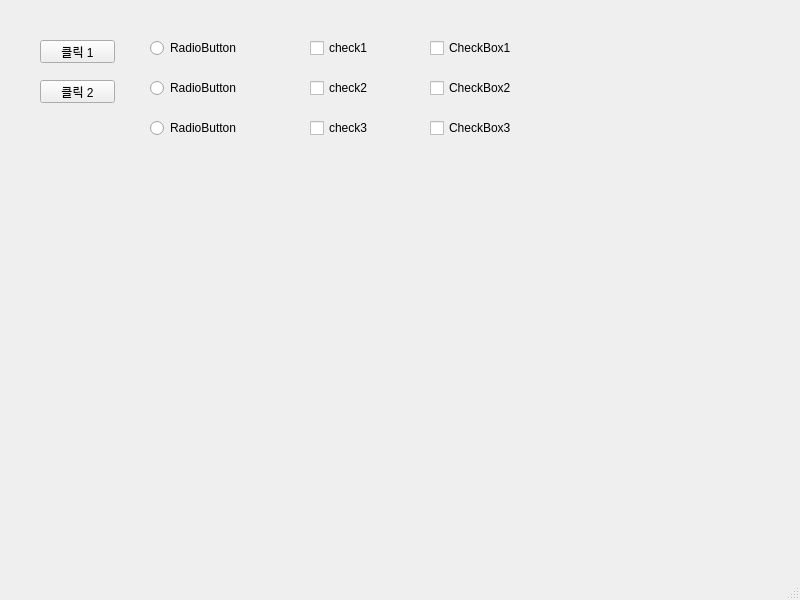
<?xml version="1.0" encoding="UTF-8"?>
<ui version="4.0">
 <class>MainWindow</class>
 <widget class="QMainWindow" name="MainWindow">
  <property name="geometry">
   <rect>
    <x>0</x>
    <y>0</y>
    <width>800</width>
    <height>600</height>
   </rect>
  </property>
  <property name="windowTitle">
   <string>MainWindow</string>
  </property>
  <widget class="QWidget" name="centralwidget">
   <widget class="QPushButton" name="pushButton_1">
    <property name="geometry">
     <rect>
      <x>40</x>
      <y>40</y>
      <width>75</width>
      <height>23</height>
     </rect>
    </property>
    <property name="text">
     <string>클릭 1</string>
    </property>
   </widget>
   <widget class="QPushButton" name="pushButton_2">
    <property name="geometry">
     <rect>
      <x>40</x>
      <y>80</y>
      <width>75</width>
      <height>23</height>
     </rect>
    </property>
    <property name="text">
     <string>클릭 2</string>
    </property>
   </widget>
   <widget class="QRadioButton" name="radioButton_1">
    <property name="geometry">
     <rect>
      <x>150</x>
      <y>40</y>
      <width>90</width>
      <height>16</height>
     </rect>
    </property>
    <property name="text">
     <string>RadioButton</string>
    </property>
   </widget>
   <widget class="QRadioButton" name="radioButton_2">
    <property name="geometry">
     <rect>
      <x>150</x>
      <y>80</y>
      <width>90</width>
      <height>16</height>
     </rect>
    </property>
    <property name="text">
     <string>RadioButton</string>
    </property>
   </widget>
   <widget class="QRadioButton" name="radioButton_3">
    <property name="geometry">
     <rect>
      <x>150</x>
      <y>120</y>
      <width>90</width>
      <height>16</height>
     </rect>
    </property>
    <property name="text">
     <string>RadioButton</string>
    </property>
   </widget>
   <widget class="QCheckBox" name="check1">
    <property name="geometry">
     <rect>
      <x>310</x>
      <y>40</y>
      <width>81</width>
      <height>16</height>
     </rect>
    </property>
    <property name="text">
     <string>check1</string>
    </property>
   </widget>
   <widget class="QCheckBox" name="check2">
    <property name="geometry">
     <rect>
      <x>310</x>
      <y>80</y>
      <width>81</width>
      <height>16</height>
     </rect>
    </property>
    <property name="text">
     <string>check2</string>
    </property>
   </widget>
   <widget class="QCheckBox" name="check3">
    <property name="geometry">
     <rect>
      <x>310</x>
      <y>120</y>
      <width>81</width>
      <height>16</height>
     </rect>
    </property>
    <property name="text">
     <string>check3</string>
    </property>
   </widget>
   <widget class="QCheckBox" name="checkBox1">
    <property name="geometry">
     <rect>
      <x>430</x>
      <y>40</y>
      <width>101</width>
      <height>16</height>
     </rect>
    </property>
    <property name="text">
     <string>CheckBox1</string>
    </property>
   </widget>
   <widget class="QCheckBox" name="checkBox2">
    <property name="geometry">
     <rect>
      <x>430</x>
      <y>80</y>
      <width>101</width>
      <height>16</height>
     </rect>
    </property>
    <property name="text">
     <string>CheckBox2</string>
    </property>
   </widget>
   <widget class="QCheckBox" name="checkBox3">
    <property name="geometry">
     <rect>
      <x>430</x>
      <y>120</y>
      <width>101</width>
      <height>16</height>
     </rect>
    </property>
    <property name="text">
     <string>CheckBox3</string>
    </property>
   </widget>
  </widget>
  <widget class="QMenuBar" name="menubar">
   <property name="geometry">
    <rect>
     <x>0</x>
     <y>0</y>
     <width>800</width>
     <height>21</height>
    </rect>
   </property>
  </widget>
  <widget class="QStatusBar" name="statusbar"/>
 </widget>
 <resources/>
 <connections/>
</ui>
